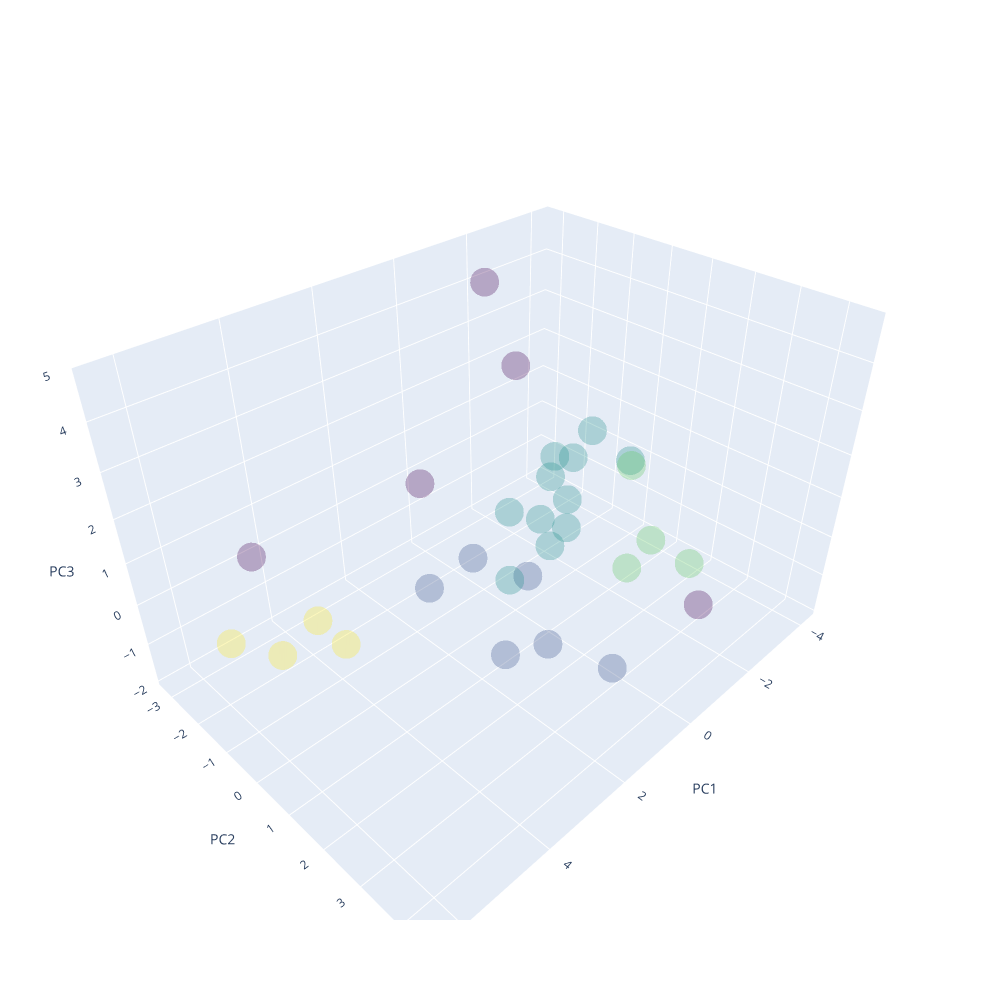

Notebook cell for this chart:
### Code cell
Scene = dict(xaxis = dict(title  = 'PC1'),yaxis = dict(title  = 'PC2'),zaxis = dict(title  = 'PC3'))
trace = go.Scatter3d(x=X[:,0], y=X[:,1], z=X[:,2], mode='markers',marker=dict(colorscale='Viridis', opacity=0.3, size = 10, color=dbscan4.labels_))
layout = go.Layout(margin=dict(l=0,r=0),scene = Scene, height = 1000,width = 1000)
dt = [trace]
fig = go.Figure(data = dt, layout = layout)
fig.show()

### Figure 1 — Plotly figure (JSON) as saved in the notebook; plotly's stock layout.template omitted (floating-point values rounded to 4 significant figures)
{"data": [{"marker": {"color": [0, 0, 1, -1, 2, 1, 0, 3, 1, 2, 2, 3, 0, 1, 1, -1, -1, -1, 1, 0, 1, -1, 0, 3, 1, 2, 1, 3, 1, 1], "colorscale": [[0, "#440154"], [0.1111, "#482878"], [0.2222, "#3e4989"], [0.3333, "#31688e"], [0.4444, "#26828e"], [0.5556, "#1f9e89"], [0.6667, "#35b779"], [0.7778, "#6ece58"], [0.8889, "#b5de2b"], [1, "#fde725"]], "opacity": 0.3, "size": 10}, "mode": "markers", "type": "scatter3d", "x": [1.433, 2.395, -4.148, 1.826, -1.931, -2.243, 0.6032, 6.381, -1.884, -2.052, -0.9662, 4.664, 1.529, -2.371, -2.705, -0.79, 4.347, -0.0286, -2.302, 0.5273, -2.367, -1.72, 2.464, 4.575, -1.727, -1.306, -4.195, 4.613, -0.3461, -2.276], "y": [2.229, 2.041, -0.308, -0.8527, 1.349, -0.5779, 0.896, -0.5887, -2.069, 2.929, 2.673, 0.2813, 3.853, -0.6729, -0.8531, -1.713, -3.247, 4.463, -1.056, -0.7915, -1.219, -1.746, 0.03507, -2.245, -0.5975, 1.92, -1.543, -0.6348, -0.5388, -1.416], "z": [-0.703, -0.4582, -0.1971, 1.713, 1.423, -0.5125, -0.2715, 0.7119, -1.433, -0.2975, 0.7432, 0.1386, -0.1467, -1.426, 0.2869, 4.792, -0.007117, 0.7558, 0.4087, -0.7903, -0.2472, 2.64, -0.002414, -1.895, -1.572, -0.5644, 0.08146, 0.09361, -1.755, -1.509]}], "layout": {"height": 1000, "margin": {"l": 0, "r": 0}, "scene": {"xaxis": {"title": {"text": "PC1"}}, "yaxis": {"title": {"text": "PC2"}}, "zaxis": {"title": {"text": "PC3"}}}, "width": 1000}}
